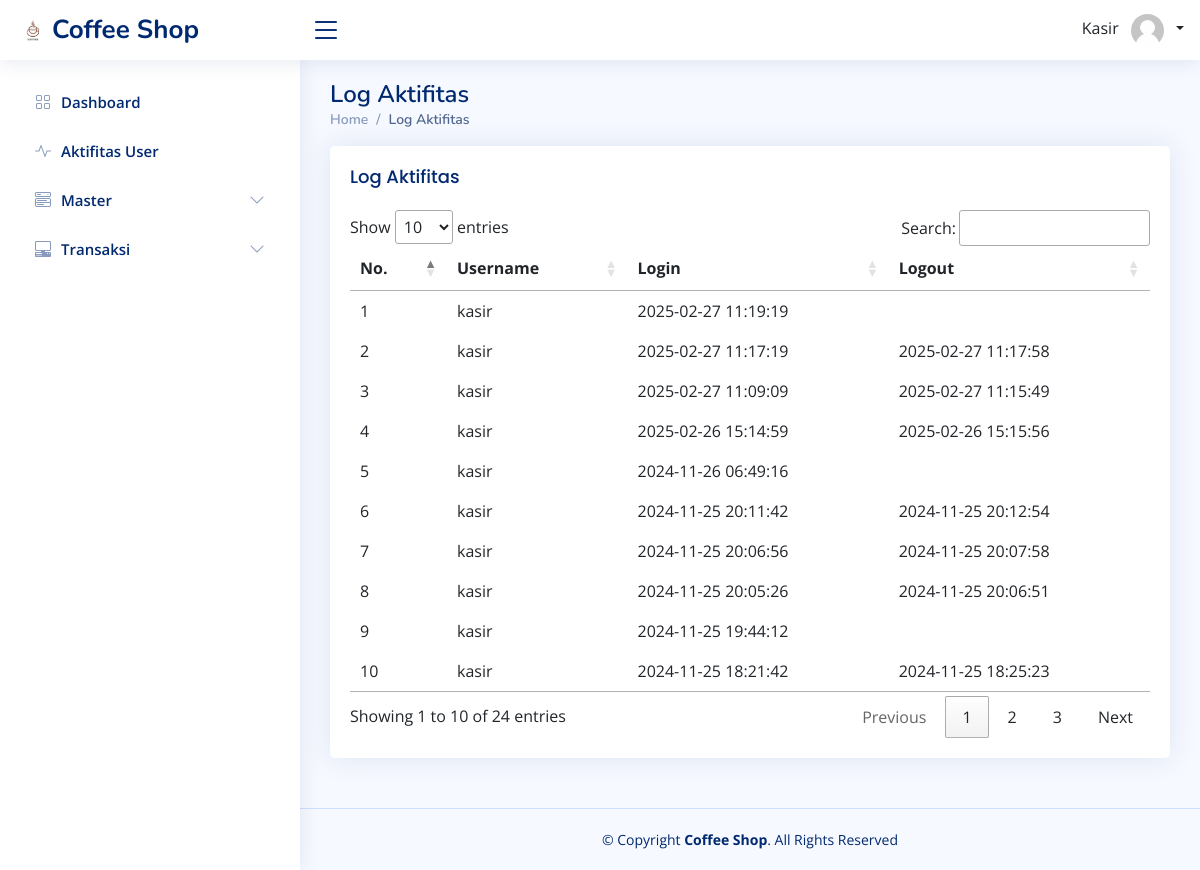
Screenshot of /index_manajer.php?page=log-aktifitas (signed in) with the database file from the repository.
### tables this page shows
CREATE TABLE `log_aktifitas` (
  `id_log` int(11) NOT NULL,
  `id_user` int(11) NOT NULL,
  `login` datetime NOT NULL,
  `logout` datetime DEFAULT NULL
);

CREATE TABLE `tuser` (
  `id_user` int(11) NOT NULL,
  `username` varchar(255) NOT NULL,
  `password` varchar(255) NOT NULL,
  `nama_user` varchar(255) NOT NULL,
  `hak` enum('Super Admin','Manajer','Kasir','') NOT NULL,
  `telepon` varchar(255) NOT NULL,
  `alamat` varchar(255) NOT NULL
);

### function/view-query.php (called while the page is built, shortened)
<?php
function getAktifitas($user_role, $user_id = null)
{
    $conn = connection();
    if ($user_role === 'Super Admin') {
        $query = "SELECT log_aktifitas.id_log, log_aktifitas.id_user, log_aktifitas.login, log_aktifitas.logout, tuser.username FROM log_aktifitas INNER JOIN tuser ON log_aktifitas.id_user = tuser.id_user ORDER BY log_aktifitas.login DESC";
    } elseif ($user_role === 'Manajer') {
        $query = "SELECT log_aktifitas.id_log, log_aktifitas.id_user, log_aktifitas.login, log_aktifitas.logout, tuser.username FROM log_aktifitas INNER JOIN tuser ON log_aktifitas.id_user = tuser.id_user WHERE tuser.hak = 'Kasir' ORDER BY log_aktifitas.login DESC";
    } else {
        $query = "SELECT log_aktifitas.id_log, log_aktifitas.id_user, log_aktifitas.login, log_aktifitas.logout, tuser.username FROM log_aktifitas INNER JOIN tuser ON log_aktifitas.id_user = tuser.id_user WHERE log_aktifitas.id_user = '$user_id' ORDER BY log_aktifitas.login DESC";
    }
    $result = mysqli_query($conn, $query);
    $data = [];
    while ($row = mysqli_fetch_assoc($result)) {
        $data[] = $row;
    }
    return $data;
}

### pages-manajer/log-aktifitas/index_manajer.php (the view, shortened to what this page needs)
<?php
include('function/view-query.php');
$data = getAktifitas($_SESSION['hak'], $_SESSION['id_user']);
?>
<main id="main" class="main">
    <div class="pagetitle">
        <h1>Log Aktifitas</h1>
        <nav>
            <ol class="breadcrumb">
                <li class="breadcrumb-item"><a href="index.php">Home</a></li>
                <li class="breadcrumb-item active">Log Aktifitas</li>
            </ol>
        </nav>
    </div>
    <section class="section">
        <div class="row">
            <div class="col-lg-12">
                <div class="card">
                    <div class="card-body">
                        <h5 class="card-title">Log Aktifitas</h5>
                        <table id="table-user">
                            <thead>
                                <tr>
                                    <th>No.</th>
                                    <th>Username</th>
                                    <th>Login</th>
                                    <th>Logout</th>
                                </tr>
                            </thead>
                            <tbody>
                                <?php
                                foreach ($data as $key => $value) { ?>
                                    <tr>
                                        <td><?= $key + 1 ?></td>
                                        <td><?= $value['username'] ?></td>
                                        <td><?= $value['login'] ?></td>
                                        <td><?= $value['logout'] ?></td>
                                    </tr>
                                <?php }
                                ?>
                            </tbody>
                        </table>
                    </div>
                </div>
            </div>
        </div>
    </section>
</main>

### assets/css/style.css (style rules this page uses)
:root { scroll-behavior: smooth; }
body { font-family: "Open Sans", sans-serif; background: #f6f9ff; color: #444444; }
a { color: #4154f1; text-decoration: none; }
h1, h2, h3, h4, h5, h6 { font-family: "Nunito", sans-serif; }
#main { margin-top: 60px; padding: 20px 30px; transition: all 0.3s; }
.pagetitle { margin-bottom: 10px; }
.pagetitle h1 { font-size: 24px; margin-bottom: 0; font-weight: 600; color: #012970; }
.card { margin-bottom: 30px; border: none; border-radius: 5px; box-shadow: 0px 0 30px rgba(1, 41, 112, 0.1); }
.card-title { padding: 20px 0 15px 0; font-size: 18px; font-weight: 500; color: #012970; font-family: "Poppins", sans-serif; }
.card-body { padding: 0 20px 20px 20px; }
.breadcrumb { font-size: 14px; font-family: "Nunito", sans-serif; color: #899bbd; font-weight: 600; }
.breadcrumb a { color: #899bbd; transition: 0.3s; }
.breadcrumb .breadcrumb-item::before { color: #899bbd; }
.breadcrumb .active { color: #51678f; font-weight: 600; }
@media (min-width: 1200px) { #main, #footer { margin-left: 300px; } }

### rows the page displays
log_aktifitas: id_user.username "kasir", login "2025-02-27 11:19:19"
log_aktifitas: id_user.username "kasir", login "2025-02-27 11:17:19", logout "2025-02-27 11:17:58"
log_aktifitas: id_user.username "kasir", login "2025-02-27 11:09:09", logout "2025-02-27 11:15:49"
log_aktifitas: id_user.username "kasir", login "2025-02-26 15:14:59", logout "2025-02-26 15:15:56"
log_aktifitas: id_user.username "kasir", login "2024-11-26 06:49:16"
log_aktifitas: id_user.username "kasir", login "2024-11-25 20:11:42", logout "2024-11-25 20:12:54"
log_aktifitas: id_user.username "kasir", login "2024-11-25 20:06:56", logout "2024-11-25 20:07:58"
log_aktifitas: id_user.username "kasir", login "2024-11-25 20:05:26", logout "2024-11-25 20:06:51"
log_aktifitas: id_user.username "kasir", login "2024-11-25 19:44:12"
log_aktifitas: id_user.username "kasir", login "2024-11-25 18:21:42", logout "2024-11-25 18:25:23"

### other values shown
$_SESSION['nama_user'] "Kasir"
